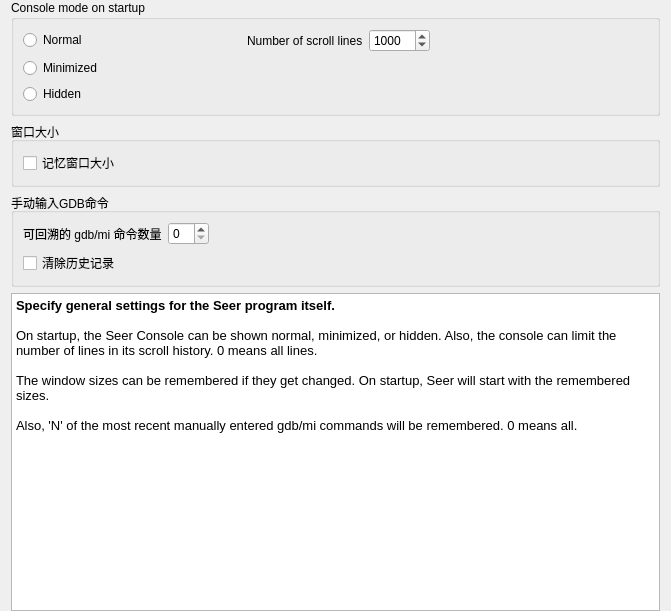
<?xml version="1.0" encoding="UTF-8"?>
<ui version="4.0">
 <class>SeerSeerConfigPage</class>
 <widget class="QWidget" name="SeerSeerConfigPage">
  <property name="geometry">
   <rect>
    <x>0</x>
    <y>0</y>
    <width>671</width>
    <height>611</height>
   </rect>
  </property>
  <property name="windowTitle">
   <string>SeerSeerConfigPage</string>
  </property>
  <layout class="QGridLayout" name="gridLayout_3">
   <property name="topMargin">
    <number>0</number>
   </property>
   <property name="bottomMargin">
    <number>0</number>
   </property>
   <item row="2" column="0">
    <widget class="QGroupBox" name="manualGdbCommandsGroupBox">
     <property name="title">
      <string>手动输入GDB命令</string>
     </property>
     <layout class="QGridLayout" name="gridLayout_2">
      <item row="0" column="1">
       <widget class="QSpinBox" name="rememberGdbCommandsSpinBox">
        <property name="toolTip">
         <string>Number of manual commands to rememvber. 0 means all.</string>
        </property>
       </widget>
      </item>
      <item row="1" column="0">
       <widget class="QCheckBox" name="clearHistoryCheckBox">
        <property name="toolTip">
         <string>Clear all manual gdb commands.</string>
        </property>
        <property name="text">
         <string>清除历史记录</string>
        </property>
       </widget>
      </item>
      <item row="0" column="0">
       <widget class="QLabel" name="rememberGdbCommandsLabel">
        <property name="text">
         <string>可回溯的 gdb/mi 命令数量</string>
        </property>
       </widget>
      </item>
      <item row="0" column="2">
       <spacer name="horizontalSpacer">
        <property name="orientation">
         <enum>Qt::Horizontal</enum>
        </property>
        <property name="sizeHint" stdset="0">
         <size>
          <width>40</width>
          <height>20</height>
         </size>
        </property>
       </spacer>
      </item>
     </layout>
    </widget>
   </item>
   <item row="1" column="0">
    <widget class="QGroupBox" name="windowSizesGroupBox">
     <property name="title">
      <string>窗口大小</string>
     </property>
     <layout class="QGridLayout" name="gridLayout">
      <item row="0" column="0">
       <widget class="QCheckBox" name="rememberSizescheckBox">
        <property name="text">
         <string>记忆窗口大小</string>
        </property>
       </widget>
      </item>
     </layout>
    </widget>
   </item>
   <item row="3" column="0">
    <widget class="QTextBrowser" name="textBrowser">
     <property name="html">
      <string>&lt;!DOCTYPE HTML PUBLIC &quot;-//W3C//DTD HTML 4.0//EN&quot; &quot;http://www.w3.org/TR/REC-html40/strict.dtd&quot;&gt;
&lt;html&gt;&lt;head&gt;&lt;meta name=&quot;qrichtext&quot; content=&quot;1&quot; /&gt;&lt;meta charset=&quot;utf-8&quot; /&gt;&lt;style type=&quot;text/css&quot;&gt;
p, li { white-space: pre-wrap; }
&lt;/style&gt;&lt;/head&gt;&lt;body style=&quot; font-family:'Microsoft YaHei UI'; font-size:9pt; font-weight:400; font-style:normal;&quot;&gt;
&lt;p style=&quot; margin-top:0px; margin-bottom:0px; margin-left:0px; margin-right:0px; -qt-block-indent:0; text-indent:0px;&quot;&gt;&lt;span style=&quot; font-family:'Noto Sans'; font-size:10pt; font-weight:600;&quot;&gt;Specify general settings for the Seer program itself.&lt;/span&gt;&lt;/p&gt;
&lt;p style=&quot;-qt-paragraph-type:empty; margin-top:0px; margin-bottom:0px; margin-left:0px; margin-right:0px; -qt-block-indent:0; text-indent:0px; font-family:'Noto Sans'; font-size:10pt;&quot;&gt;&lt;br /&gt;&lt;/p&gt;
&lt;p style=&quot; margin-top:0px; margin-bottom:0px; margin-left:0px; margin-right:0px; -qt-block-indent:0; text-indent:0px;&quot;&gt;&lt;span style=&quot; font-family:'Noto Sans'; font-size:10pt;&quot;&gt;On startup, the Seer Console can be shown normal, minimized, or hidden. Also, the console can limit the number of lines in its scroll history. 0 means all lines.&lt;/span&gt;&lt;/p&gt;
&lt;p style=&quot;-qt-paragraph-type:empty; margin-top:0px; margin-bottom:0px; margin-left:0px; margin-right:0px; -qt-block-indent:0; text-indent:0px; font-family:'Noto Sans'; font-size:10pt;&quot;&gt;&lt;br /&gt;&lt;/p&gt;
&lt;p style=&quot; margin-top:0px; margin-bottom:0px; margin-left:0px; margin-right:0px; -qt-block-indent:0; text-indent:0px;&quot;&gt;&lt;span style=&quot; font-family:'Noto Sans'; font-size:10pt;&quot;&gt;The window sizes can be remembered if they get changed. On startup, Seer will start with the remembered sizes.&lt;/span&gt;&lt;/p&gt;
&lt;p style=&quot;-qt-paragraph-type:empty; margin-top:0px; margin-bottom:0px; margin-left:0px; margin-right:0px; -qt-block-indent:0; text-indent:0px; font-family:'Noto Sans'; font-size:10pt;&quot;&gt;&lt;br /&gt;&lt;/p&gt;
&lt;p style=&quot; margin-top:0px; margin-bottom:0px; margin-left:0px; margin-right:0px; -qt-block-indent:0; text-indent:0px;&quot;&gt;&lt;span style=&quot; font-family:'Noto Sans'; font-size:10pt;&quot;&gt;Also, 'N' of the most recent manually entered gdb/mi commands will be remembered. 0 means all.&lt;/span&gt;&lt;/p&gt;
&lt;p style=&quot;-qt-paragraph-type:empty; margin-top:0px; margin-bottom:0px; margin-left:0px; margin-right:0px; -qt-block-indent:0; text-indent:0px; font-family:'Noto Sans'; font-size:10pt;&quot;&gt;&lt;br /&gt;&lt;/p&gt;&lt;/body&gt;&lt;/html&gt;</string>
     </property>
    </widget>
   </item>
   <item row="0" column="0">
    <widget class="QGroupBox" name="consoleModeGroupBox">
     <property name="title">
      <string>Console mode on startup</string>
     </property>
     <layout class="QGridLayout" name="gridLayout_4">
      <item row="1" column="0">
       <widget class="QRadioButton" name="minimizedRadioButton">
        <property name="toolTip">
         <string>The console is shown minimized in the task bar.</string>
        </property>
        <property name="text">
         <string>Minimized</string>
        </property>
        <attribute name="buttonGroup">
         <string notr="true">modeButtonGroup</string>
        </attribute>
       </widget>
      </item>
      <item row="0" column="4">
       <spacer name="horizontalSpacer_2">
        <property name="orientation">
         <enum>Qt::Horizontal</enum>
        </property>
        <property name="sizeHint" stdset="0">
         <size>
          <width>218</width>
          <height>20</height>
         </size>
        </property>
       </spacer>
      </item>
      <item row="0" column="0">
       <widget class="QRadioButton" name="normalRadioButton">
        <property name="toolTip">
         <string>The console is shown normally.</string>
        </property>
        <property name="text">
         <string>Normal</string>
        </property>
        <attribute name="buttonGroup">
         <string notr="true">modeButtonGroup</string>
        </attribute>
       </widget>
      </item>
      <item row="2" column="0">
       <widget class="QRadioButton" name="hiddenRadioButton">
        <property name="toolTip">
         <string>The console is totally hidden. Can be reshown with: View-&gt;Console-&gt;Normal</string>
        </property>
        <property name="text">
         <string>Hidden</string>
        </property>
        <attribute name="buttonGroup">
         <string notr="true">modeButtonGroup</string>
        </attribute>
       </widget>
      </item>
      <item row="0" column="3">
       <widget class="QSpinBox" name="consoleScrollLinesSpinBox">
        <property name="toolTip">
         <string>Maximum number of scroll lines. 0 means unlimited.</string>
        </property>
        <property name="maximum">
         <number>99999</number>
        </property>
        <property name="value">
         <number>1000</number>
        </property>
       </widget>
      </item>
      <item row="0" column="1">
       <spacer name="horizontalSpacer_3">
        <property name="orientation">
         <enum>Qt::Horizontal</enum>
        </property>
        <property name="sizeHint" stdset="0">
         <size>
          <width>40</width>
          <height>20</height>
         </size>
        </property>
       </spacer>
      </item>
      <item row="0" column="2">
       <widget class="QLabel" name="consoleScrollLinesLabel">
        <property name="text">
         <string>Number of scroll lines</string>
        </property>
       </widget>
      </item>
     </layout>
    </widget>
   </item>
  </layout>
  <zorder>windowSizesGroupBox</zorder>
  <zorder>textBrowser</zorder>
  <zorder>consoleModeGroupBox</zorder>
  <zorder>manualGdbCommandsGroupBox</zorder>
 </widget>
 <resources/>
 <connections/>
 <buttongroups>
  <buttongroup name="modeButtonGroup"/>
 </buttongroups>
</ui>
